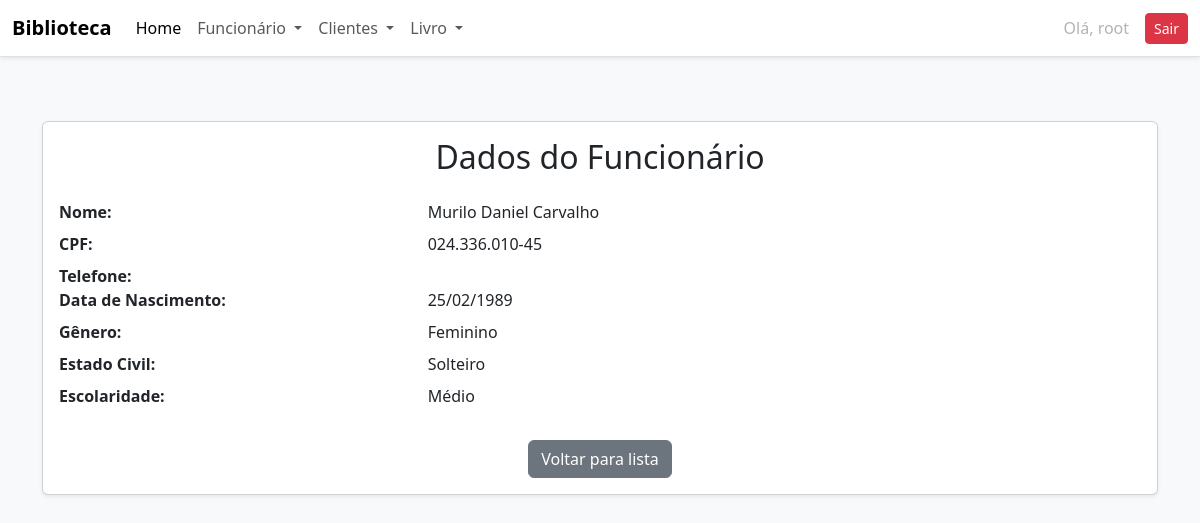
Before: /funcionarios/visualizar/1/ (signed in) with the older database file.
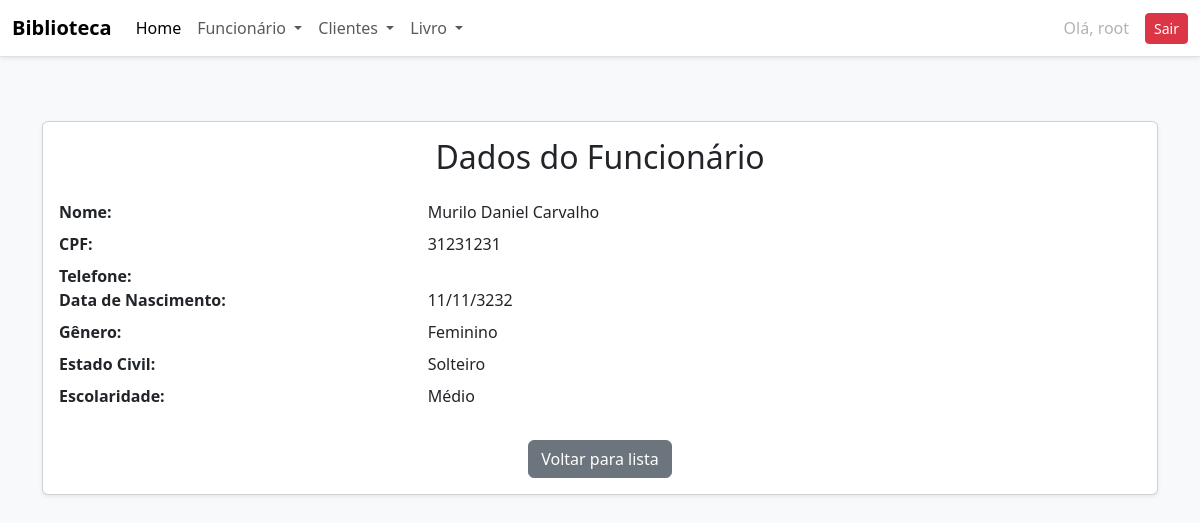
After: the same page with the newer database file.
### academico/models.py (models this page shows, shortened)
class Funcionario(models.Model):
    nome = models.CharField(max_length=100)
    data_nascimento = models.DateField()
    cpf = models.CharField(max_length=14, unique=True)
    genero = models.CharField(max_length=3, choices=GENERO_CHOICES_HUMAN)
    estado_civil = models.CharField(
        max_length=30, choices=ESTADO_CIVIL_CHOICES)
    escolaridade = models.CharField(
        max_length=50, choices=ESCOLARIDADE_CHOICES)
    ativo = models.BooleanField(default=True)

### academico/views.py (the view)
# urls.py: path('funcionarios/visualizar/<int:id>/', views.visualizar_funcionario, name='visualizar_funcionario'),
@login_required
def visualizar_funcionario(request, id):
    funcionario = get_object_or_404(Funcionario, id=id)
    return render(request, 'academico/visualizar_funcionario.html', {
        'funcionario': funcionario
    })

### academico/templates/academico/visualizar_funcionario.html
{% extends 'academico/base.html' %}
{% block content %}
<div class="container py-5">
    <div class="card shadow-sm">
        <div class="card-body">
            <h2 class="card-title mb-4 text-center">Dados do Funcionário</h2>
            <dl class="row">
                <dt class="col-sm-4">Nome:</dt>
                <dd class="col-sm-8">{{ funcionario.nome }}</dd>
                <dt class="col-sm-4">CPF:</dt>
                <dd class="col-sm-8">{{ funcionario.cpf }}</dd>
                <dt class="col-sm-4">Telefone:</dt>
                <dd class="col-sm-8">{{ funcionario.telefone }}</dd>
                <dt class="col-sm-4">Data de Nascimento:</dt>
                <dd class="col-sm-8">{{ funcionario.data_nascimento|date:"d/m/Y" }}</dd>
                <dt class="col-sm-4">Gênero:</dt>
                <dd class="col-sm-8">{{ funcionario.get_genero_display }}</dd>
                <dt class="col-sm-4">Estado Civil:</dt>
                <dd class="col-sm-8">{{ funcionario.get_estado_civil_display }}</dd>
                <dt class="col-sm-4">Escolaridade:</dt>
                <dd class="col-sm-8">{{ funcionario.get_escolaridade_display }}</dd>
            </dl>
            <div class="text-center mt-4">
                <a href="{% url 'funcionarios' %}" class="btn btn-secondary">Voltar para lista</a>
            </div>
        </div>
    </div>
</div>
{% endblock %}

Changed rows visible on the page:
changed Funcionario "Murilo Daniel Carvalho": cpf "024.336.010-45" → "31231231"; data_nascimento "25/02/1989" → "11/11/3232"
